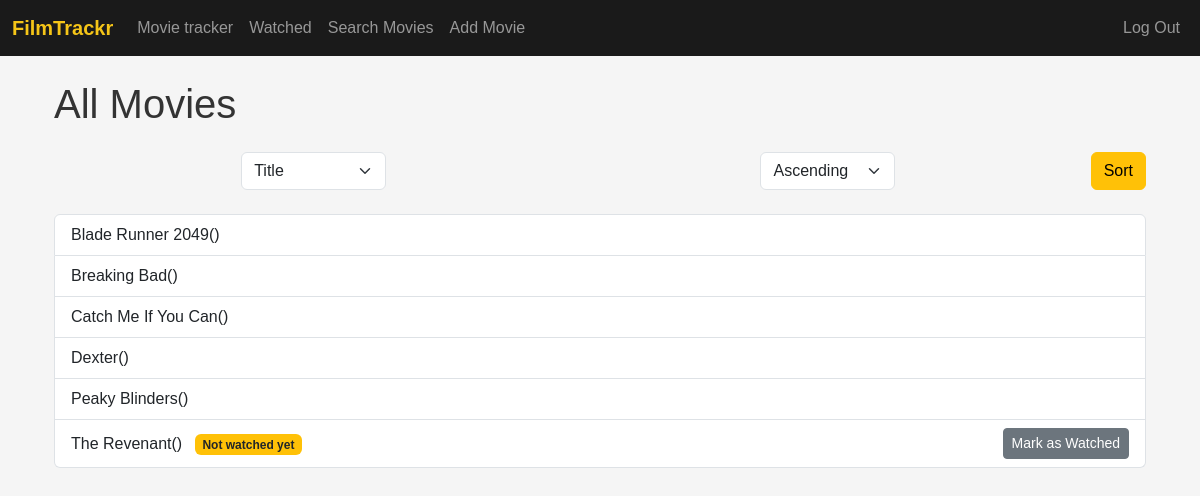
The page / (signed in) on the database its author committed.
### tables this page shows
CREATE TABLE movies (
        id           INTEGER PRIMARY KEY AUTOINCREMENT,
        title        TEXT    NOT NULL,
        genre        TEXT    NOT NULL,
        mood         TEXT    NOT NULL,
        description  TEXT,
        release_year INTEGER,
        rating       REAL
    , image_path   TEXT DEFAULT '_not-found.jpg');

### app.py (the view)
@app.route("/", methods=["GET", "POST"])
@login_required
def index():
    criterias = get_table_columns(db, "movies")
    if request.method == "POST":
        sort_criteria = request.form.get("sort-criteria")
        sort_order = request.form.get("sort-order")
        if sort_criteria not in criterias:
            flash("Invalid sort criteria", "error")
            return redirect("/")
        if sort_order not in ("ASC", "DESC"):
            flash("Invalid sort order", "error")
            sort_order = "ASC"
    else:
        sort_criteria = "title"
        sort_order = "ASC"
    user_id = session["user_id"]
    all_movies = db.execute(
        f"SELECT id, title FROM movies ORDER BY {sort_criteria} {sort_order};"
    )
    watched_movie_ids = [
        movie["id"]
        for movie in db.execute(
            """
            SELECT m.id
              FROM movies m
              JOIN watched_movies wm ON m.id = wm.movie_id
             WHERE wm.user_id = ?
            """,
            user_id,
        )
    ]
    return render_template(
        "index.html",
        criterias=criterias,
        all_movies=all_movies,
        watched_movie_ids=watched_movie_ids,
    )

### helpers.py (called while the page is built)
def login_required(f):
    @wraps(f)
    def decorated_function(*args, **kwargs):
        if session.get("user_id") is None:
            return redirect("/login")
        return f(*args, **kwargs)
    return decorated_function

def snake_to_sentence_case(text):
    sentence = text.replace("_", " ").capitalize()
    return sentence

def get_table_columns(db: SQL, table: str) -> list[str]:
    return [
        column["name"]
        for column in db.execute("SELECT name FROM pragma_table_info(?);", table)
    ]

### templates/index.html (shortened to what this page needs)
{% extends "layout.html" %}
{% block body %}
<div class="container mt-4">
    <h1 class="mb-4">All Movies</h1>
    <form action="/" method="post" class="d-flex justify-content-center mb-4">
        <select class="form-select mx-auto w-auto" name="sort-criteria">
            {% for criteria in criterias %}
                <option value={{ criteria }} {% if criteria == "title" %} selected="selected" {% endif %}>
                    {{ criteria | snake_to_sentence_case }}
                </option>
            {% endfor %}
        </select>
        <select class="form-select mx-auto w-auto" name="sort-order">
            <option value="ASC" selected="selected">Ascending</option>
        </select>
        <button class="btn btn-warning ms-2" type="submit">Sort</button>
    </form>
    <ul class="list-group">
        {% for movie in all_movies %}
            <li class="list-group-item d-flex justify-content-between align-items-center">
                <div>
                    <a href="/movie/{{ movie.id }}" class="text-decoration-none text-dark movie-title">{{ movie.title }}({{ movie.release_year }})</a>
                    {% if movie.id not in watched_movie_ids %}
                        <span class="badge bg-warning text-dark ms-2">Not watched yet</span>
                    {% endif %}
                </div>
                {% if movie.id not in watched_movie_ids %}
                    <form method="POST" action="/mark-watched" class="d-inline">
                        <button type="submit" class="btn btn-sm btn-secondary">Mark as Watched</button>
                    </form>
                {% endif %}
            </li>
        {% endfor %}
    </ul>
</div>
{% endblock %}

### templates/layout.html (style rules this page uses)
body { font-family: Arial, sans-serif; background-color: #f5f5f5; color: #333; }
.container { margin-top: 20px; }

### rows shown on the page
movies: title "Blade Runner 2049"
movies: title "Breaking Bad"
movies: title "Catch Me If You Can"
movies: title "Dexter"
movies: title "Peaky Blinders"
movies: title "The Revenant", shows "Not watched yet"

### other values the page prints
form field sort-criteria "Title"
